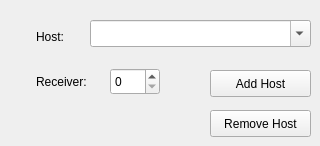
     <widget class="QWidget" name="Server">
      <attribute name="title">
       <string>Server</string>
      </attribute>
      <widget class="QLabel" name="label_6">
       <property name="geometry">
        <rect>
         <x>36</x>
         <y>28</y>
         <width>41</width>
         <height>17</height>
        </rect>
       </property>
       <property name="text">
        <string>Host:</string>
       </property>
      </widget>
      <widget class="QComboBox" name="hostComboBox">
       <property name="geometry">
        <rect>
         <x>90</x>
         <y>20</y>
         <width>221</width>
         <height>27</height>
        </rect>
       </property>
       <property name="editable">
        <bool>true</bool>
       </property>
       <property name="insertPolicy">
        <enum>QComboBox::InsertAtTop</enum>
       </property>
      </widget>
      <widget class="QLabel" name="label_7">
       <property name="geometry">
        <rect>
         <x>36</x>
         <y>73</y>
         <width>71</width>
         <height>17</height>
        </rect>
       </property>
       <property name="text">
        <string>Receiver:</string>
       </property>
      </widget>
      <widget class="QSpinBox" name="rxSpinBox">
       <property name="geometry">
        <rect>
         <x>110</x>
         <y>68</y>
         <width>50</width>
         <height>27</height>
        </rect>
       </property>
       <property name="maximum">
        <number>3</number>
       </property>
      </widget>
      <widget class="QPushButton" name="pBtnAddHost">
       <property name="geometry">
        <rect>
         <x>210</x>
         <y>70</y>
         <width>101</width>
         <height>27</height>
        </rect>
       </property>
       <property name="text">
        <string>Add Host</string>
       </property>
      </widget>
      <widget class="QPushButton" name="pBtnRemHost">
       <property name="geometry">
        <rect>
         <x>210</x>
         <y>110</y>
         <width>101</width>
         <height>27</height>
        </rect>
       </property>
       <property name="text">
        <string>Remove Host</string>
       </property>
      </widget>
     </widget>
